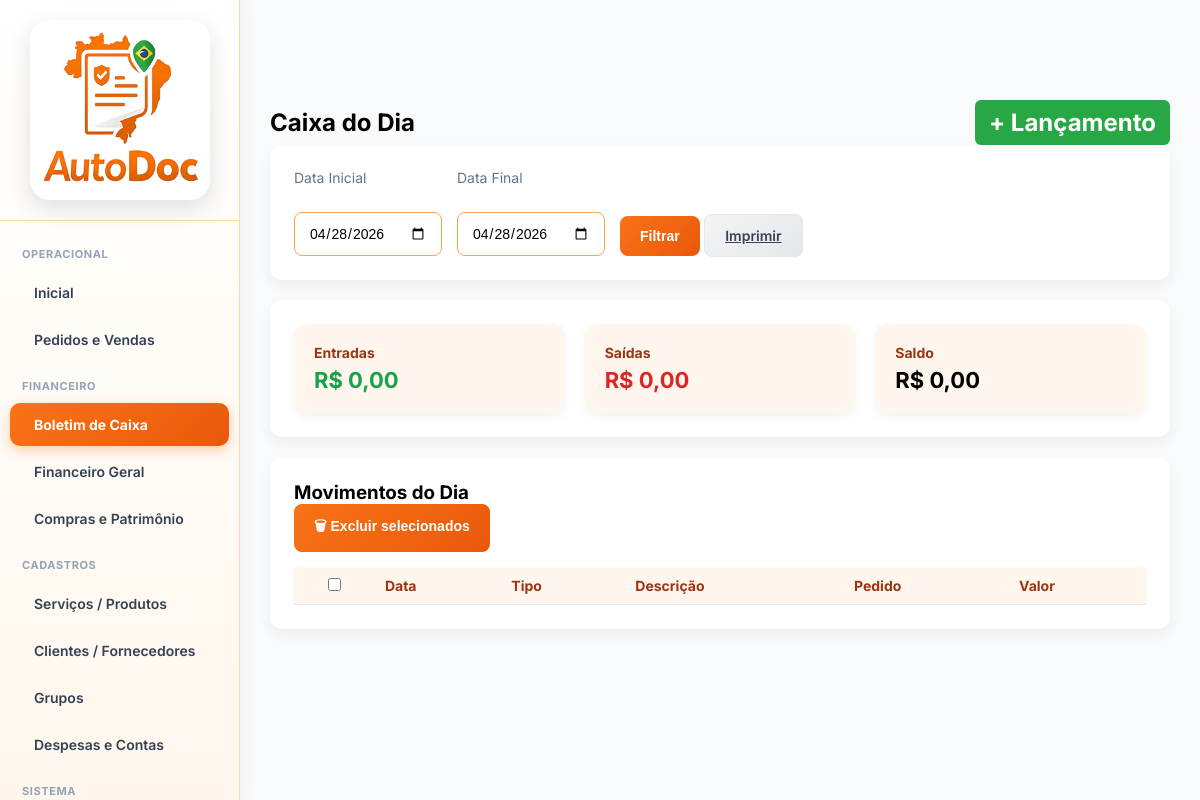
The app's page /user/frmBoletimCaixa.php (signed in), older data.
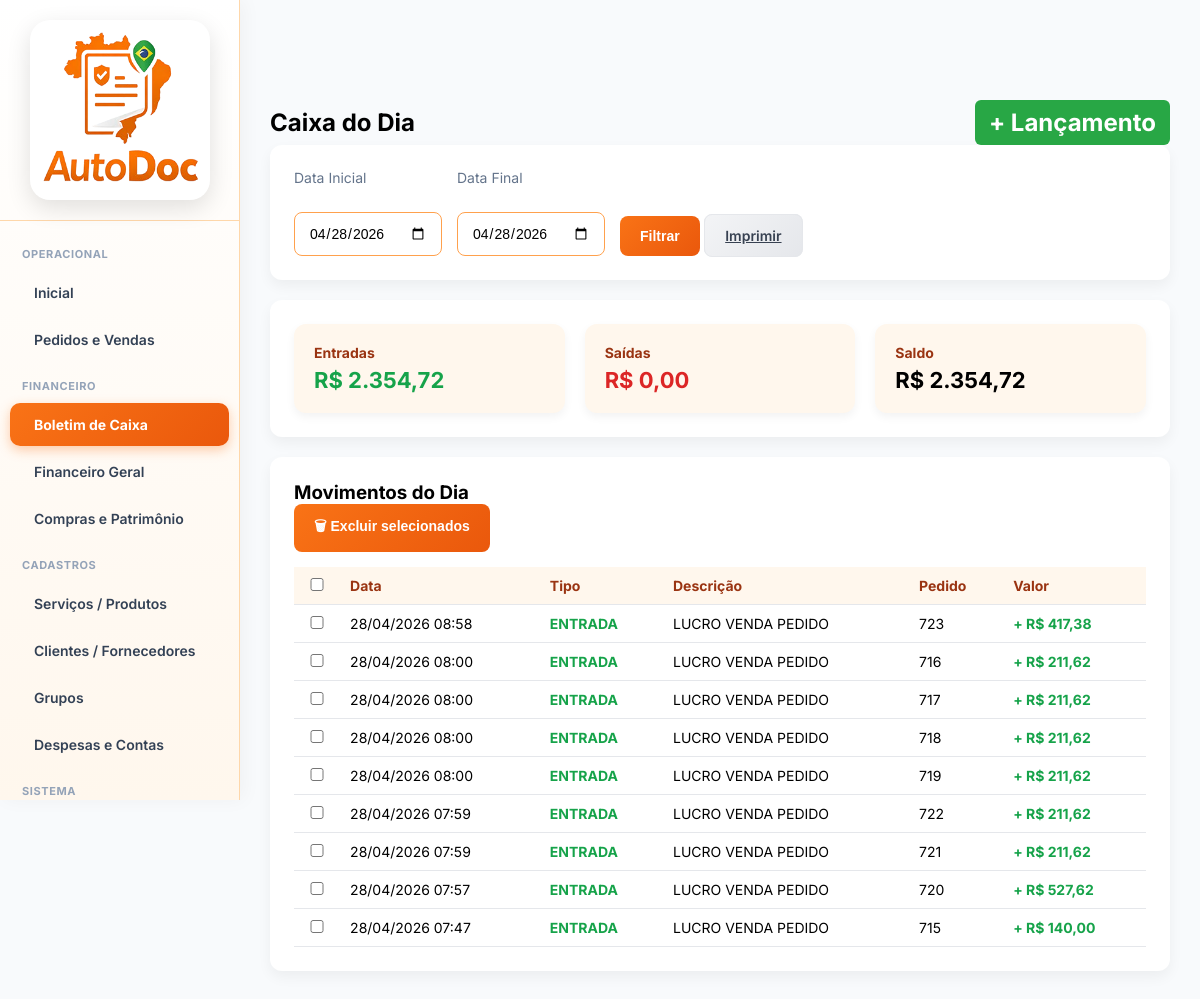
The same page, newer data.
### tables this page shows
CREATE TABLE `movimentocc` (
  `idEmpresa` int NOT NULL,
  `TipoDespesa` int NOT NULL,
  `Descricao` varchar(300) NOT NULL,
  `Valor` decimal(11,2) NOT NULL,
  `Data` datetime NOT NULL,
  `idForcli` int NOT NULL,
  `Controle` int NOT NULL,
  `idServProd` int NOT NULL,
  `DataPgto` datetime DEFAULT NULL,
  `ValorPgto` decimal(10,2) NOT NULL,
  `UserAlt` int NOT NULL,
  `TipoMov` varchar(20) DEFAULT 'SAIDA',
  `CaixaGeral` tinyint(1) NOT NULL,
  `ControleOrigem` varchar(300) NOT NULL,
  `DataAlt` datetime NOT NULL DEFAULT CURRENT_TIMESTAMP,
  `idUser` int NOT NULL DEFAULT '0'
);

### base/baseFuncoes.php (called while the page is built, shortened)
<?php
require_once 'connection.php';
function ExSqlNET($sql, $conn = null, $params = [])
{
    if ($conn === null) {
        global $dbGeralNET;
        $conn = $dbGeralNET;
    }
    $stmt = $conn->prepare($sql);
    $stmt->execute($params);
    return $stmt->fetchAll(PDO::FETCH_ASSOC);
}
?>

### user/frmBoletimCaixa.php (the view, shortened to what this page needs)
<?php
include '../base/baseFuncoes.php';
$idEmpresa = $_SESSION['idEmpresa'];
$dataInicial = $_GET['dataInicial'] ?? date('Y-m-d');
$dataFinal   = $_GET['dataFinal'] ?? date('Y-m-d');
$resumo = ExSqlNET("
    SELECT
        SUM(CASE WHEN TipoMov = 'ENTRADA' THEN Valor ELSE 0 END) entradas,
        SUM(CASE WHEN TipoMov = 'SAIDA' THEN Valor ELSE 0 END) saidas
    FROM movimentocc
    WHERE idEmpresa = ?
    AND CaixaGeral = 0
    AND DATE(Data) BETWEEN ? AND ?
", null, [$idEmpresa, $dataInicial, $dataFinal]);
$entradas = $resumo[0]['entradas'] ?? 0;
$saidas   = $resumo[0]['saidas'] ?? 0;
$saldo = $entradas - $saidas;
$lista = ExSqlNET("
    SELECT Data As Data, Descricao, Valor, TipoMov, Controle, ControleOrigem As Pedido
    FROM movimentocc
    WHERE idEmpresa = ?
    AND CaixaGeral = 0
    AND DATE(Data) BETWEEN ? AND ?
    ORDER BY Data DESC
", null, [$idEmpresa, $dataInicial, $dataFinal]);
?>
<!DOCTYPE html>
<html>
<head>
    <link rel="stylesheet" href="../css/base.css">
</head>
<body>
    <?php include '../base/navbarUser.php'; ?>
    <div class="content">
        <h2 style="display:flex; justify-content:space-between; align-items:center;">
            Caixa do Dia
            <a href="frmBoletimCaixaLcto.php" class="btn-lancamento">
                + Lançamento
            </a>
        </h2>
        <div class="card" style="margin-bottom:20px;">
            <form method="GET" style="display:flex; gap:15px; align-items:end; flex-wrap:wrap;">
                <div>
                    <label>Data Inicial</label><br>
                    <input type="date" name="dataInicial" value="<?= $dataInicial ?>">
                </div>
                <div>
                    <label>Data Final</label><br>
                    <input type="date" name="dataFinal" value="<?= $dataFinal ?>">
                </div>
                <div>
                    <button type="submit" class="btn">
                        Filtrar
                    </button>
                    <a href="pdfBoletimCaixa.php?dataInicial=<?= $dataInicial ?>&dataFinal=<?= $dataFinal ?>" class="btn btn-secondary" target="_blank">
                        Imprimir
                    </a>
                </div>
            </form>
        </div>
        <div class="card resumo">
            <div class="resumo-box">
                <h4>Entradas</h4>
                <span class="valor-entrada">
                    R$ <?= number_format($entradas,2,',','.') ?>
                </span>
            </div>
            <div class="resumo-box">
                <h4>Saídas</h4>
                <span class="valor-saida">
                    R$ <?= number_format($saidas,2,',','.') ?>
                </span>
            </div>
            <div class="resumo-box">
                <h4>Saldo</h4>
                <span>
                    R$ <?= number_format($saldo,2,',','.') ?>
                </span>
            </div>
        </div>
        <form method="POST">
            <div class="card">
            <h3>Movimentos do Dia</h3>
            <div style="margin-bottom:15px;">
                <button type="submit" name="excluir" class="btn btn-danger"
                    onclick="return confirm('Excluir lançamentos selecionados?')">
                    🗑 Excluir selecionados
                </button>
            </div>
            <table>
                <tr>
                     <th>
                        <input type="checkbox" onclick="marcarTodos(this)">
                    </th>
                    <th>Data</th>
                    <th>Tipo</th>
                    <th>Descrição</th>
                    <th>Pedido</th>
                    <th>Valor</th>
                </tr>
                <?php foreach($lista as $l):
                    $cor = '#000';
                    $sinal = '';
                    if ($l['TipoMov'] == 'ENTRADA') {
                        $cor = '#16a34a';
                        $sinal = '+ ';
                    } elseif ($l['TipoMov'] == 'SAIDA') {
                        $cor = '#dc2626';
                        $sinal = '- ';
                    }
                ?>
                <tr>
                    <td>
                        <input type="checkbox" name="lancamentos[]" value="<?= $l['Controle'] ?>">
                    </td>
                    <td><?= date('d/m/Y H:i', strtotime($l['Data'])) ?></td>
                    <td style="color:<?= $cor ?>; font-weight:bold">
                        <?= $l['TipoMov'] ?>
                    </td>
                    <td><?= htmlspecialchars($l['Descricao']) ?></td>
                    <td><?= htmlspecialchars($l['Pedido']) ?></td>
                    <td style="color:<?= $cor ?>; font-weight:bold">
                        <?= $sinal ?>R$ <?= number_format($l['Valor'],2,',','.') ?>
                    </td>
                </tr>
                <?php endforeach; ?>
            </table>
            </div>
        </form>
    </div>
</body>
</html>

### base/navbarUser.php (shortened to what this page needs)
<?php
$homeLink = '/gerencial/user/frmHome.php';
?>
<?php
    $currentPage = basename($_SERVER['PHP_SELF']);
?>
<button class="menu-toggle" onclick="toggleMenu()">
</button>
<div class="main-content">
<nav class="navbar">
    <a href="<?= $homeLink ?>" class="logo" style="padding: 20px 15px 15px; text-align: center; display: block;">
        <img src="../img/logoo.png"
             alt="Autodoc Gerencial"
             style="width: 180px;
                    height: 180px;
                    object-fit: contain;
                    border-radius: 20px;
                    background: white;
                    padding: 12px;
                    box-shadow: 0 8px 25px rgba(0,0,0,0.12);
                    transition: transform 0.3s ease;">
</a>
    <ul>
        <div class="menu-group">Operacional</div>
        <li>
            <a href="../user/frmHome.php"
            class="<?= $currentPage == 'frmHome.php' ? 'active' : '' ?>">
            Inicial
            </a>
        </li>
        <li>
            <a href="../user/frmLancamentoLista.php"
            class="<?= in_array($currentPage, ['frmLancamentoLista.php','frmLancamento.php']) ? 'active' : '' ?>">
            Pedidos e Vendas
            </a>
        </li>
        <div class="menu-group">Financeiro</div>
        <li>
            <a href="../user/frmBoletimCaixa.php"
            class="<?= in_array($currentPage, ['frmBoletimCaixa.php','frmBoletimCaixaLcto.php']) ? 'active' : '' ?>">
            Boletim de Caixa
            </a>
        </li>
        <li>
            <a href="../user/frmFinanceiro.php"
            class="<?= $currentPage == 'frmFinanceiro.php' ? 'active' : '' ?>">
            Financeiro Geral
            </a>
        </li>
        <li>
            <a href="../user/frmPatrimonio.php"
            class="<?= in_array($currentPage, ['frmPatrimonio.php']) ? 'active' : '' ?>">
            Compras e Patrimônio
            </a>
        </li>
        <div class="menu-group">Cadastros</div>
        <li>
            <a href="../user/frmServProdLista.php"
            class="<?= in_array($currentPage, ['frmServProdLista.php','frmServProd.php']) ? 'active' : '' ?>">
            Serviços / Produtos
            </a>
        </li>
        <li>
            <a href="../user/frmForcliLista.php"
            class="<?= in_array($currentPage, ['frmForcliLista.php','frmForcli.php']) ? 'active' : '' ?>">
            Clientes / Fornecedores
            </a>
        </li>
        <li>
            <a href="../user/frmGrupo.php"
            class="<?= in_array($currentPage, ['frmGrupo.php']) ? 'active' : '' ?>">
            Grupos
            </a>
        </li>
        <li>
            <a href="../user/frmDespesasLista.php"
            class="<?= in_array($currentPage, ['frmDespesasLista.php','frmDespesas.php']) ? 'active' : '' ?>">
            Despesas e Contas
            </a>
        </li>
        <div class="menu-group">Sistema</div>
    </ul>
</nav>
</div>

### css/base.css (style rules this page uses)
* { margin: 0; padding: 0; box-sizing: border-box; }
html, body { width: 100%; height: 100%; font-family: 'Inter', Arial, sans-serif; background-color: #f5f6fa; font-family: 'Inter', sans-serif; background-color: #f1f5f9; }
body { margin: 0; font-family: 'Inter', Arial, sans-serif; background-color: #f8fafc; }
.content { margin-left: 240px; padding: 30px; }
.card { background: #ffffff; padding: 20px; border-radius: 12px; box-shadow: 0 6px 14px rgba(0,0,0,0.05); }
table { width: 100%; border-collapse: collapse; }
th, td { padding: 12px; border-bottom: 1px solid #e5e7eb; text-align: left; font-size: 14px; }
th { background-color: #fff7ed; color: #9a3412; }
.card { background: #ffffff; padding: 24px; border-radius: 12px; box-shadow: 0 6px 14px rgba(0,0,0,0.05); margin-bottom: 30px; }
label { font-size: 14px; color: #64748b; margin-bottom: 6px; display: block; }
input, select, textarea { width: 100%; padding: 10px 12px; border: 1px solid #e5e7eb; border-radius: 8px; font-size: 14px; }
.btn { background: linear-gradient(135deg, #f97316, #ea580c); color: #ffffff; border: none; padding: 12px 20px; border-radius: 8px; font-size: 14px; font-weight: 600; cursor: pointer; }
.btn-secondary { background: linear-gradient(135deg, #f3f4f6, #e5e7eb); color: #374151; border: 1px solid #e5e7eb; transition: all 0.25s ease; }
table { width: 100%; border-collapse: collapse; margin-top: 10px; }
table th, table td { padding: 10px; border-bottom: 1px solid #e5e7eb; font-size: 14px; text-align: left; }
table th { background-color: #fff7ed; color: #9a3412; }
th, td { padding: 10px; border-bottom: 1px solid #e5e7eb; }
input, textarea, select { font-family: 'Poppins', sans-serif; padding: 12px 14px; font-size: 14px; border: 1.5px solid #ddd; border-radius: 8px; outline: none; transition: all 0.25s ease; background-color: #fff; width: 100%; }
input::placeholder, textarea::placeholder { color: #aaa; }
input:not(:placeholder-shown), textarea:not(:placeholder-shown) { border-color: #ffa14d; }

### user/frmBoletimCaixa.php (style rules this page uses)
.resumo { display: grid; grid-template-columns: repeat(auto-fit, minmax(220px, 1fr)); gap: 20px; margin-bottom: 20px; }
.resumo-box { background: #fff7ed; border-radius: 12px; padding: 20px; box-shadow: 0 4px 10px rgba(0,0,0,0.05); }
.resumo-box h4 { margin: 0; font-size: 14px; color: #9a3412; }
.resumo-box span { display: block; margin-top: 6px; font-size: 22px; font-weight: 700; }
.valor-entrada { color: #16a34a; }
.valor-saida { color: #dc2626; }
table { width: 100%; border-collapse: collapse; }
table th, table td { padding: 10px; border-bottom: 1px solid #e5e7eb; font-size: 14px; text-align: left; }
table th { background-color: #fff7ed; color: #9a3412; }
.btn-lancamento { background: #28a745; color: #fff; padding: 8px 14px; border-radius: 6px; text-decoration: none; font-weight: bold; }

### base/navbarUser.php (style rules this page uses)
.navbar { position: fixed; top: 0; left: 0; width: 240px; height: 100vh; background: linear-gradient(180deg, #ffffff, #fff7ed); border-right: 1px solid #fed7aa; display: flex; flex-direction: column; z-index: 1000; box-shadow: 4px 0 18px rgba(0,0,0,0.04); font-family: 'Inter', sans-serif; overflow-y: auto; scrollbar-width: thin; scrollbar-color: #fdba74 transparent; }
.navbar .logo { padding: 22px; text-align: center; font-size: 22px; font-weight: 800; color: #ea580c; border-bottom: 1px solid #fed7aa; letter-spacing: .5px; }
.navbar ul { list-style: none; padding: 12px 0; flex: 1; }
.menu-group { padding: 14px 22px 6px; font-size: 11px; font-weight: 700; color: #94a3b8; text-transform: uppercase; letter-spacing: .6px; }
.navbar ul li a { display: block; padding: 13px 24px; margin: 4px 10px; border-radius: 10px; text-decoration: none; color: #334155; font-size: 14px; font-weight: 600; transition: all 0.25s ease; position: relative; }
.navbar ul li a.active { background: linear-gradient(135deg, #f97316, #ea580c); color: white; font-weight: 700; box-shadow: 0 4px 12px rgba(249,115,22,0.35); }
.main-content { margin-left: 240px; padding: 25px; transition: 0.3s ease; }

Row changes from the older to the newer data that the page shows:
added movimentocc: Data "28/04/2026 08:58", TipoMov "ENTRADA", Descricao "LUCRO VENDA PEDIDO", ControleOrigem "723", TipoMov "+", Valor "417,38"
added movimentocc: Data "28/04/2026 08:00", TipoMov "ENTRADA", Descricao "LUCRO VENDA PEDIDO", ControleOrigem "716", TipoMov "+", Valor "211,62"
added movimentocc: Data "28/04/2026 08:00", TipoMov "ENTRADA", Descricao "LUCRO VENDA PEDIDO", ControleOrigem "717", TipoMov "+", Valor "211,62"
added movimentocc: Data "28/04/2026 08:00", TipoMov "ENTRADA", Descricao "LUCRO VENDA PEDIDO", ControleOrigem "718", TipoMov "+", Valor "211,62"
added movimentocc: Data "28/04/2026 08:00", TipoMov "ENTRADA", Descricao "LUCRO VENDA PEDIDO", ControleOrigem "719", TipoMov "+", Valor "211,62"
added movimentocc: Data "28/04/2026 07:59", TipoMov "ENTRADA", Descricao "LUCRO VENDA PEDIDO", ControleOrigem "722", TipoMov "+", Valor "211,62"
added movimentocc: Data "28/04/2026 07:59", TipoMov "ENTRADA", Descricao "LUCRO VENDA PEDIDO", ControleOrigem "721", TipoMov "+", Valor "211,62"
added movimentocc: Data "28/04/2026 07:57", TipoMov "ENTRADA", Descricao "LUCRO VENDA PEDIDO", ControleOrigem "720", TipoMov "+", Valor "527,62"
added movimentocc: Data "28/04/2026 07:47", TipoMov "ENTRADA", Descricao "LUCRO VENDA PEDIDO", ControleOrigem "715", TipoMov "+", Valor "140,00"
Text that changed along with them:
$entradas: "0,00" → "2.354,72"
$saldo: "0,00" → "2.354,72"
